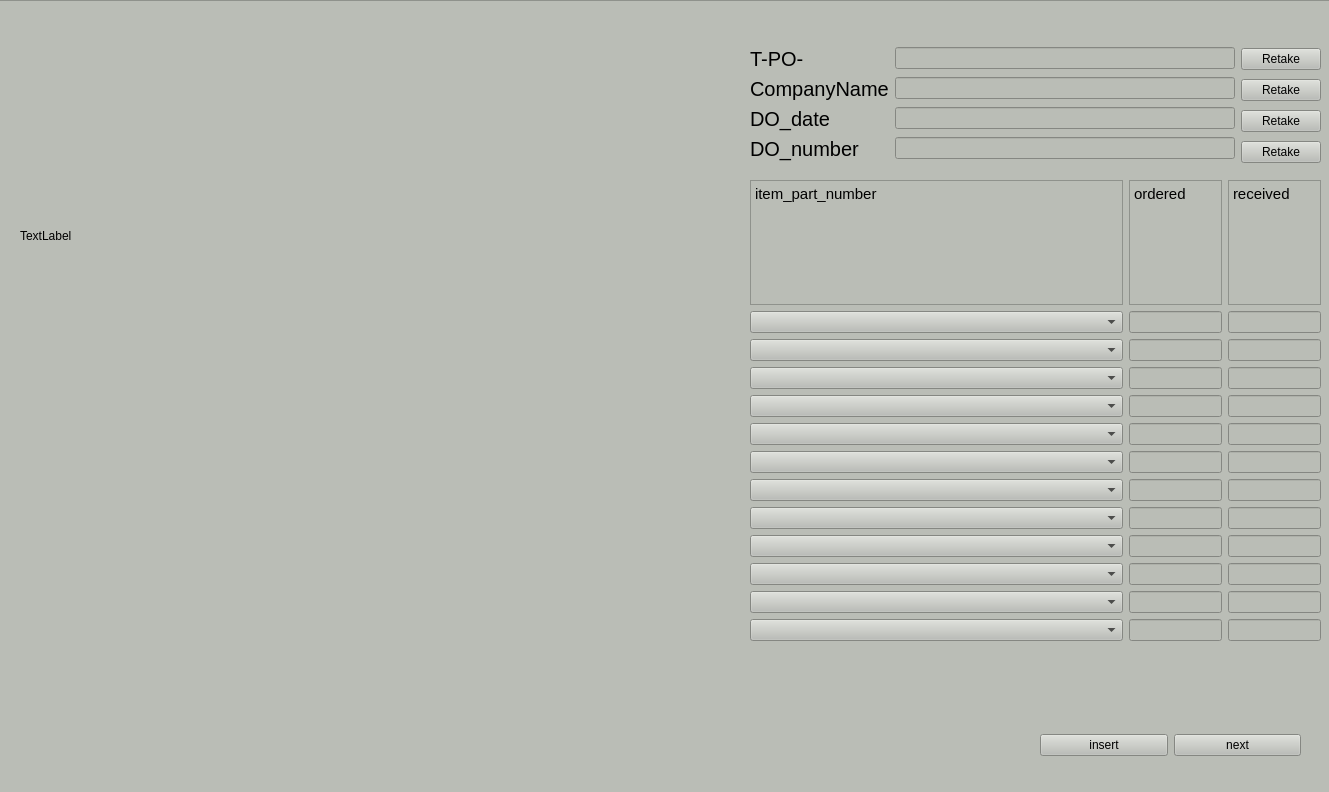
<?xml version="1.0" encoding="UTF-8"?>
<ui version="4.0">
 <class>Form</class>
 <widget class="QWidget" name="Form">
  <property name="geometry">
   <rect>
    <x>0</x>
    <y>0</y>
    <width>1329</width>
    <height>792</height>
   </rect>
  </property>
  <property name="windowTitle">
   <string>Form</string>
  </property>
  <widget class="QFrame" name="frame">
   <property name="geometry">
    <rect>
     <x>-10</x>
     <y>0</y>
     <width>1341</width>
     <height>881</height>
    </rect>
   </property>
   <property name="styleSheet">
    <string notr="true">background-color: rgb(186, 189, 182);</string>
   </property>
   <property name="frameShape">
    <enum>QFrame::StyledPanel</enum>
   </property>
   <property name="frameShadow">
    <enum>QFrame::Raised</enum>
   </property>
   <widget class="QLabel" name="feedLabel">
    <property name="geometry">
     <rect>
      <x>30</x>
      <y>20</y>
      <width>691</width>
      <height>431</height>
     </rect>
    </property>
    <property name="text">
     <string>TextLabel</string>
    </property>
   </widget>
   <widget class="QWidget" name="horizontalLayoutWidget">
    <property name="geometry">
     <rect>
      <x>760</x>
      <y>40</y>
      <width>571</width>
      <height>134</height>
     </rect>
    </property>
    <layout class="QHBoxLayout" name="horizontalLayout_2">
     <item>
      <layout class="QFormLayout" name="formLayout">
       <property name="topMargin">
        <number>7</number>
       </property>
       <property name="bottomMargin">
        <number>0</number>
       </property>
       <item row="0" column="0">
        <widget class="QLabel" name="tPOLabel">
         <property name="font">
          <font>
           <pointsize>15</pointsize>
          </font>
         </property>
         <property name="text">
          <string>T-PO-</string>
         </property>
        </widget>
       </item>
       <item row="0" column="1">
        <widget class="QLineEdit" name="tPOLineEdit"/>
       </item>
       <item row="1" column="0">
        <widget class="QLabel" name="companyNameLabel">
         <property name="font">
          <font>
           <pointsize>15</pointsize>
          </font>
         </property>
         <property name="text">
          <string>CompanyName</string>
         </property>
        </widget>
       </item>
       <item row="1" column="1">
        <widget class="QLineEdit" name="companyNameLineEdit"/>
       </item>
       <item row="2" column="0">
        <widget class="QLabel" name="dO_dateLabel">
         <property name="font">
          <font>
           <pointsize>15</pointsize>
          </font>
         </property>
         <property name="text">
          <string>DO_date</string>
         </property>
        </widget>
       </item>
       <item row="2" column="1">
        <widget class="QLineEdit" name="dO_dateLineEdit"/>
       </item>
       <item row="3" column="0">
        <widget class="QLabel" name="dO_numberLabel">
         <property name="font">
          <font>
           <pointsize>15</pointsize>
          </font>
         </property>
         <property name="text">
          <string>DO_number</string>
         </property>
        </widget>
       </item>
       <item row="3" column="1">
        <widget class="QLineEdit" name="dO_numberLineEdit"/>
       </item>
      </layout>
     </item>
     <item>
      <layout class="QVBoxLayout" name="verticalLayout">
       <property name="spacing">
        <number>1</number>
       </property>
       <property name="leftMargin">
        <number>0</number>
       </property>
       <property name="bottomMargin">
        <number>2</number>
       </property>
       <item>
        <widget class="QPushButton" name="poRetakeButton">
         <property name="text">
          <string>Retake</string>
         </property>
        </widget>
       </item>
       <item>
        <widget class="QPushButton" name="companyNameRetakeButton">
         <property name="text">
          <string>Retake</string>
         </property>
        </widget>
       </item>
       <item>
        <widget class="QPushButton" name="doDateRetakeButton">
         <property name="text">
          <string>Retake</string>
         </property>
        </widget>
       </item>
       <item>
        <widget class="QPushButton" name="doNumberRetakeButton">
         <property name="text">
          <string>Retake</string>
         </property>
        </widget>
       </item>
      </layout>
     </item>
    </layout>
   </widget>
   <widget class="QWidget" name="horizontalLayoutWidget_2">
    <property name="geometry">
     <rect>
      <x>1050</x>
      <y>730</y>
      <width>261</width>
      <height>31</height>
     </rect>
    </property>
    <layout class="QHBoxLayout" name="horizontalLayout">
     <item>
      <widget class="QPushButton" name="nextButton">
       <property name="text">
        <string>insert</string>
       </property>
      </widget>
     </item>
     <item>
      <widget class="QPushButton" name="insertButton">
       <property name="text">
        <string>next</string>
       </property>
      </widget>
     </item>
    </layout>
   </widget>
   <widget class="QWidget" name="verticalLayoutWidget_4">
    <property name="geometry">
     <rect>
      <x>760</x>
      <y>180</y>
      <width>571</width>
      <height>461</height>
     </rect>
    </property>
    <layout class="QVBoxLayout" name="itemVLayout" stretch="1,100">
     <item>
      <layout class="QHBoxLayout" name="itemDescriptionHLayout" stretch="4,1,1">
       <property name="spacing">
        <number>6</number>
       </property>
       <property name="sizeConstraint">
        <enum>QLayout::SetMinimumSize</enum>
       </property>
       <item>
        <widget class="QTextBrowser" name="textBrowser">
         <property name="sizePolicy">
          <sizepolicy hsizetype="Expanding" vsizetype="Minimum">
           <horstretch>0</horstretch>
           <verstretch>0</verstretch>
          </sizepolicy>
         </property>
         <property name="minimumSize">
          <size>
           <width>20</width>
           <height>28</height>
          </size>
         </property>
         <property name="frameShape">
          <enum>QFrame::StyledPanel</enum>
         </property>
         <property name="html">
          <string>&lt;!DOCTYPE HTML PUBLIC &quot;-//W3C//DTD HTML 4.0//EN&quot; &quot;http://www.w3.org/TR/REC-html40/strict.dtd&quot;&gt;
&lt;html&gt;&lt;head&gt;&lt;meta name=&quot;qrichtext&quot; content=&quot;1&quot; /&gt;&lt;style type=&quot;text/css&quot;&gt;
p, li { white-space: pre-wrap; }
&lt;/style&gt;&lt;/head&gt;&lt;body style=&quot; font-family:'Ubuntu'; font-size:11pt; font-weight:400; font-style:normal;&quot;&gt;
&lt;p style=&quot; margin-top:0px; margin-bottom:0px; margin-left:0px; margin-right:0px; -qt-block-indent:0; text-indent:0px;&quot;&gt;item_part_number&lt;/p&gt;&lt;/body&gt;&lt;/html&gt;</string>
         </property>
        </widget>
       </item>
       <item>
        <widget class="QTextBrowser" name="textBrowser_3">
         <property name="sizePolicy">
          <sizepolicy hsizetype="Expanding" vsizetype="Minimum">
           <horstretch>0</horstretch>
           <verstretch>0</verstretch>
          </sizepolicy>
         </property>
         <property name="minimumSize">
          <size>
           <width>7</width>
           <height>28</height>
          </size>
         </property>
         <property name="html">
          <string>&lt;!DOCTYPE HTML PUBLIC &quot;-//W3C//DTD HTML 4.0//EN&quot; &quot;http://www.w3.org/TR/REC-html40/strict.dtd&quot;&gt;
&lt;html&gt;&lt;head&gt;&lt;meta name=&quot;qrichtext&quot; content=&quot;1&quot; /&gt;&lt;style type=&quot;text/css&quot;&gt;
p, li { white-space: pre-wrap; }
&lt;/style&gt;&lt;/head&gt;&lt;body style=&quot; font-family:'Ubuntu'; font-size:11pt; font-weight:400; font-style:normal;&quot;&gt;
&lt;p style=&quot; margin-top:0px; margin-bottom:0px; margin-left:0px; margin-right:0px; -qt-block-indent:0; text-indent:0px;&quot;&gt;ordered&lt;/p&gt;&lt;/body&gt;&lt;/html&gt;</string>
         </property>
        </widget>
       </item>
       <item>
        <widget class="QTextBrowser" name="textBrowser_2">
         <property name="minimumSize">
          <size>
           <width>7</width>
           <height>28</height>
          </size>
         </property>
         <property name="html">
          <string>&lt;!DOCTYPE HTML PUBLIC &quot;-//W3C//DTD HTML 4.0//EN&quot; &quot;http://www.w3.org/TR/REC-html40/strict.dtd&quot;&gt;
&lt;html&gt;&lt;head&gt;&lt;meta name=&quot;qrichtext&quot; content=&quot;1&quot; /&gt;&lt;style type=&quot;text/css&quot;&gt;
p, li { white-space: pre-wrap; }
&lt;/style&gt;&lt;/head&gt;&lt;body style=&quot; font-family:'Ubuntu'; font-size:11pt; font-weight:400; font-style:normal;&quot;&gt;
&lt;p style=&quot; margin-top:0px; margin-bottom:0px; margin-left:0px; margin-right:0px; -qt-block-indent:0; text-indent:0px;&quot;&gt;received&lt;/p&gt;&lt;/body&gt;&lt;/html&gt;</string>
         </property>
        </widget>
       </item>
      </layout>
     </item>
     <item>
      <layout class="QHBoxLayout" name="itemHorizontalLayout" stretch="4,1,1">
       <item>
        <layout class="QVBoxLayout" name="itemComboVLayout" stretch="0,0,0,0,0,0,0,0,0,0,0,0">
         <property name="sizeConstraint">
          <enum>QLayout::SetFixedSize</enum>
         </property>
         <item>
          <widget class="QComboBox" name="comboBox0"/>
         </item>
         <item>
          <widget class="QComboBox" name="comboBox1"/>
         </item>
         <item>
          <widget class="QComboBox" name="comboBox2"/>
         </item>
         <item>
          <widget class="QComboBox" name="comboBox3"/>
         </item>
         <item>
          <widget class="QComboBox" name="comboBox4"/>
         </item>
         <item>
          <widget class="QComboBox" name="comboBox5"/>
         </item>
         <item>
          <widget class="QComboBox" name="comboBox6"/>
         </item>
         <item>
          <widget class="QComboBox" name="comboBox7"/>
         </item>
         <item>
          <widget class="QComboBox" name="comboBox8"/>
         </item>
         <item>
          <widget class="QComboBox" name="comboBox9"/>
         </item>
         <item>
          <widget class="QComboBox" name="comboBox10"/>
         </item>
         <item>
          <widget class="QComboBox" name="comboBox11"/>
         </item>
        </layout>
       </item>
       <item>
        <layout class="QVBoxLayout" name="receivedVLayout">
         <item>
          <widget class="QLineEdit" name="orderedEdit0"/>
         </item>
         <item>
          <widget class="QLineEdit" name="orderedEdit1"/>
         </item>
         <item>
          <widget class="QLineEdit" name="orderedEdit3"/>
         </item>
         <item>
          <widget class="QLineEdit" name="orderedEdit2"/>
         </item>
         <item>
          <widget class="QLineEdit" name="orderedEdit4"/>
         </item>
         <item>
          <widget class="QLineEdit" name="orderedEdit5"/>
         </item>
         <item>
          <widget class="QLineEdit" name="orderedEdit6"/>
         </item>
         <item>
          <widget class="QLineEdit" name="orderedEdit7"/>
         </item>
         <item>
          <widget class="QLineEdit" name="orderedEdit8"/>
         </item>
         <item>
          <widget class="QLineEdit" name="orderedEdit9"/>
         </item>
         <item>
          <widget class="QLineEdit" name="orderedEdit10"/>
         </item>
         <item>
          <widget class="QLineEdit" name="orderedEdit11"/>
         </item>
        </layout>
       </item>
       <item>
        <layout class="QVBoxLayout" name="orderedVLayout">
         <item>
          <widget class="QLineEdit" name="receivedEdit0"/>
         </item>
         <item>
          <widget class="QLineEdit" name="receivedEdit1"/>
         </item>
         <item>
          <widget class="QLineEdit" name="receivedEdit2"/>
         </item>
         <item>
          <widget class="QLineEdit" name="receivedEdit3"/>
         </item>
         <item>
          <widget class="QLineEdit" name="receivedEdit4"/>
         </item>
         <item>
          <widget class="QLineEdit" name="receivedEdit5"/>
         </item>
         <item>
          <widget class="QLineEdit" name="receivedEdit6"/>
         </item>
         <item>
          <widget class="QLineEdit" name="receivedEdit7"/>
         </item>
         <item>
          <widget class="QLineEdit" name="receivedEdit8"/>
         </item>
         <item>
          <widget class="QLineEdit" name="receivedEdit9"/>
         </item>
         <item>
          <widget class="QLineEdit" name="receivedEdit10"/>
         </item>
         <item>
          <widget class="QLineEdit" name="receivedEdit11"/>
         </item>
        </layout>
       </item>
      </layout>
     </item>
    </layout>
   </widget>
  </widget>
 </widget>
 <resources/>
 <connections/>
</ui>
